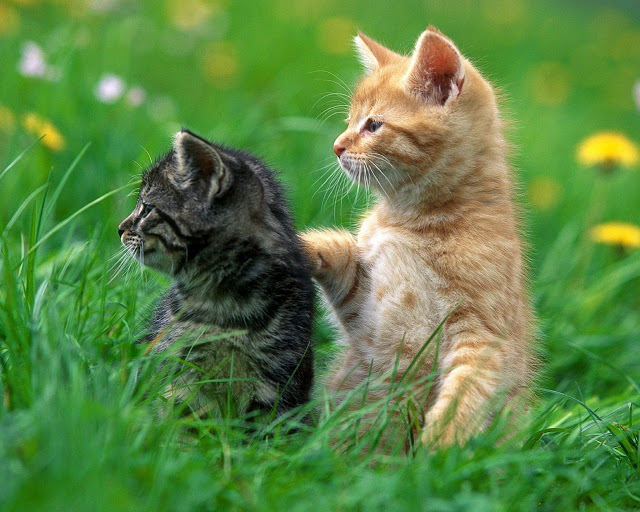
#> input picture 1.python_basics/1.realworld_usage/data/cats.jpg, 640 x 512 px
$ python imageprocess.py
#> lines starting #> are read from the running program, lines starting #| are printed output that depends on the picture
# 이미지 처리:
from PIL import Image, ImageFilter

# 이미지 열기
image = Image.open("data/cats.jpg")
#> image is the input picture: PIL image 640x512 RGB; mean R, G, B 91.9, 133.2, 68

# 이미지 크기 조정
resized_image = image.resize((400, 300))
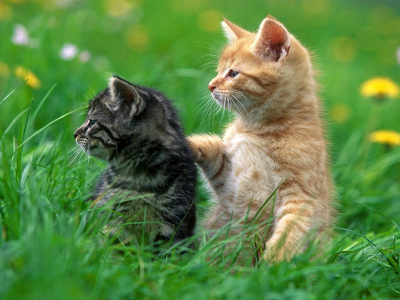
#> resized_image: PIL image 400x300 RGB; mean R, G, B 91.9, 133.2, 68

# 이미지 필터 적용
filtered_image = image.filter(ImageFilter.BLUR)
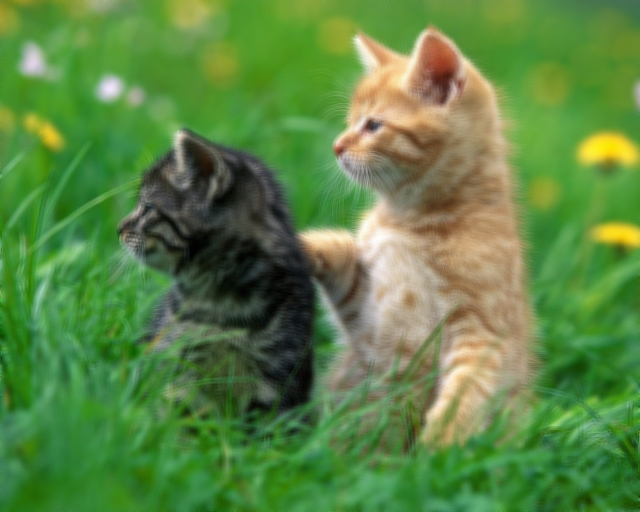
#> filtered_image: PIL image 640x512 RGB; mean R, G, B 92, 133.2, 68

# 이미지 저장
resized_image.save("resized_image.jpg")
filtered_image.save("filtered_image.jpg")
